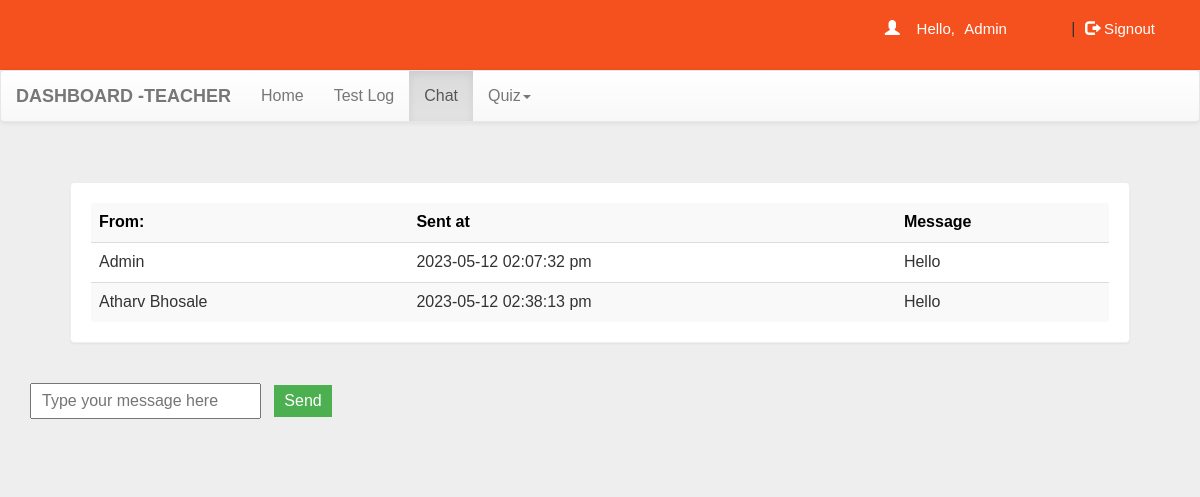
The page /dash.php?q=3 (signed in) on the database its author committed.
### tables this page shows
CREATE TABLE `chat` (
  `id` int(11) NOT NULL,
  `from_user` text NOT NULL,
  `sent_at` text NOT NULL,
  `text_message` text NOT NULL
);

### dash.php (the view, shortened to what this page needs)
<!DOCTYPE html PUBLIC "-//W3C//DTD XHTML 1.0 Transitional//EN" "http://www.w3.org/TR/xhtml1/DTD/xhtml1-transitional.dtd">
<html xmlns="http://www.w3.org/1999/xhtml">
   <head>
      <link  rel="stylesheet" href="css/bootstrap.min.css"/>
      <link  rel="stylesheet" href="css/bootstrap-theme.min.css"/>
      <link rel="stylesheet" href="css/main.css">
      <link  rel="stylesheet" href="css/font.css">
   </head>
   <body  style="background:#eee;">
      <div class="header">
         <div class="row">
            <?php
            include_once "dbConnection.php";
            if (!isset($_SESSION["email"])) {
                header("location:index.php");
            } else {
                $name = $_SESSION["name"];
                echo '<span class="pull-right top title1" ><span class="log1"><span class="glyphicon glyphicon-user" aria-hidden="true"></span>&nbsp;&nbsp;&nbsp;&nbsp;Hello,</span> <a href="dash.php" class="log log1">' .
                    $name .
                    '</a>&nbsp;|&nbsp;<a href="logout.php?q=dash.php" class="log"><span class="glyphicon glyphicon-log-out" aria-hidden="true"></span>&nbsp;Signout</button></a></span>';
            }
            ?>
         </div>
      </div>
      <nav class="navbar navbar-default title1">
         <div class="container-fluid">
            <div class="navbar-header">
               <a class="navbar-brand" href="dash.php?q=0"><b>DASHBOARD -TEACHER </b></a>
            </div>
            <div class="collapse navbar-collapse" id="bs-example-navbar-collapse-1">
               <ul class="nav navbar-nav">
                  <li <?php if (@$_GET["q"] == 0) {
                      echo 'class="active"';
                  } ?>><a href="dash.php?q=0">Home<span class="sr-only">(current)</span></a></li>
                  <li <?php if (@$_GET["q"] == 1) {
                      echo 'class="active"';
                  } ?>><a href="dash.php?q=1">Test Log</a></li>
                  <li <?php if (@$_GET["q"] == 3) {
                      echo 'class="active"';
                  } ?>><a href="dash.php?q=3">Chat</a></li>
                  <li class="dropdown <?php if (
                      @$_GET["q"] == 4 ||
                      @$_GET["q"] == 5
                  ) {
                      echo "active";
                  } ?>">
                     <a href="#" class="dropdown-toggle" data-toggle="dropdown" role="button" aria-haspopup="true" aria-expanded="false">Quiz<span class="caret"></span></a>
                  </li>
               </ul>
            </div>
         </div>
      </nav>
      <div class="container">
         <div class="row">
            <div class="col-md-12">
               <?php if (@$_GET["q"] == 3) {
                   ($result = mysqli_query($con, "SELECT * from chat")) or
                       die("Error98");
                   echo '<div class="panel"><table class="table table-striped title1">
                          <tr style="color:black"><td><b>From:</b></td><td><b>Sent at</b></td><td><b>Message</b></td>';
                   while ($row = mysqli_fetch_array($result)) {
                       $from_user = $row["from_user"];
                       $sent_at = $row["sent_at"];
                       $text_message = $row["text_message"];
                       $rowcount = mysqli_num_rows($result);
                       if ($rowcount == 0) {
                           echo "<tr><td> -- </td><td> -- </td><td> -- </td><td>&nbsp;min</td></tr>";
                       } else {
                           echo "<tr><td>" .
                               $from_user .
                               "</td><td>" .
                               $sent_at .
                               "</td><td>" .
                               $text_message .
                               "</td></tr>";
                       }
                   }
                   echo '</table></div>
                    <form action="send_message.php" method="post" style="margin-bottom: 50px">
                      <div class="chat-input">
                        <input id="message-text" name="message-text"  type="text" class="message-input" placeholder="Type your message here" required>
                        <button class="send-button">Send</button>
                    </form>
                    <style>
                    form {
                      display: inline-block;
                      align-self: center;
                    }
                    input[type=text], button {
                      display: inline-block;
                      vertical-align: middle;
                      margin-right: 10px;
                      padding: 5px 10px;
                      font-size: 16px;
                    }
                    button {
                      background-color: #4CAF50;
                      color: white;
                      border: none;
                      cursor: pointer;
                    }
                    button:hover {
                      background-color: #3e8e41;
                    }
                    </style>
                    ';
               } ?>
            </div>
         </div>
      </div>
   </body>
</html>

### css/main.css (style rules this page uses)
body { overflow-x:hidden; width:100%; font-size: 12px !important; font-family: Montserrat, sans-serif; background:#eee; min-height:550px; background-attachment:fixed; }
.panel { border-color:#eee; margin:40px; padding:20px; font: 15px "Century Gothic", "Times Roman", sans-serif; }
.header { background:#f4511e; height:70px; }
.title1 { font: 16px "Century Gothic", "Times Roman", sans-serif; }
.top { margin-top:20px; }
.log1 { font: 15px 'Montserrat', sans-serif; color:#fff; margin-left:10px; }
.log { margin:10px; margin-right:60px; margin-left:5px; color:#fff; text-decoration:none; font-size:20px; font-size:15px; }

### dash.php (style rules this page uses)
form { display: inline-block; align-self: center; }
input[type=text], button { display: inline-block; vertical-align: middle; margin-right: 10px; padding: 5px 10px; font-size: 16px; }
button { background-color: #4CAF50; color: white; border: none; cursor: pointer; }

### rows shown on the page
chat: from_user "Admin", sent_at "2023-05-12 02:07:32 pm", text_message "Hello"
chat: from_user "Atharv Bhosale", sent_at "2023-05-12 02:38:13 pm", text_message "Hello"

### other values the page prints
$name "Admin"
